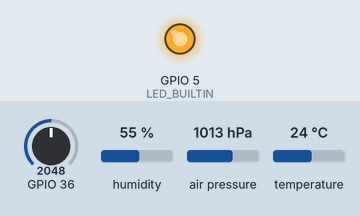
This sketch was run on a simulated ESP32. Shown: output pins drawn as LEDs (lit = HIGH). Inputs (shaded band) come from the test bench; at power-on: GPIO 36 = 2048, humidity 55 %, air pressure 1013 hPa, temperature 24 °C (analog values on the 0–4095 scale). WiFi joins after 1.5 s; servers stay silent unless stated; no MQTT or app messages arrive unless stated; what the sketch prints to the serial monitor is not drawn.

Above: at 2.1 s.
At 10.1 s:
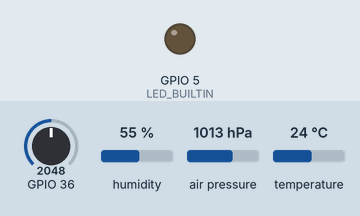
Timing chart, 0 to 22.5 s (numbered marks = the images above):
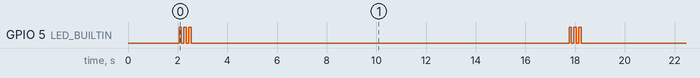

Measured:
- by itself, GPIO 5 (LED_BUILTIN): repeats every 15.7 s: 2 × (LOW 0.10 s, HIGH 0.10 s), LOW 15.2 s, HIGH 0.10 s

The sketch:

esp32-plant-sensor.ino
```cpp
// ESP32 WROOM Pinout - https://www.wemos.cc/en/latest/d32/d32_pro.html#pin
// libraries:           https://github.com/espressif/arduino-esp32/tree/master/libraries
// sensor humidity -    https://arduino-tutorials.net/tutorial/capacitive-soil-moisture-sensor-arduino
// espressif -          https://docs.espressif.com/projects/arduino-esp32/en/latest/api/deepsleep.html
// BMP280 sensor        https://arduino-projekte.info/produkt/bmp280-5v-temperatur-und-luftdrucksensor/
// PubSub / mqtt        https://github.com/knolleary/pubsubclient

#include "config.h"
#include <dummy.h>
#include <WiFi.h>

#include "WiFiClientSecure.h" // for TLS support (example: https://github.com/knolleary/pubsubclient/pull/851/files)
#include <PubSubClient.h>

#include <Wire.h>   // I2C
#include <Adafruit_Sensor.h>
#include <Adafruit_BME280.h>  // https://github.com/adafruit/Adafruit_BME280_Library/

#define LED_BUILTIN 5   // GPIO5

#define SOIL_SENSOR 36  // ADC1-CH0 (Sensor VP)


#define SEALEVELPRESSURE_HPA (1013.25)
#define I2C_ADDR_BME280 0x76
Adafruit_BME280 bme; // BME280 over I2C
//SCL -> GPIO22
//SDA -> GPIO21

int idx = 1;
struct Humidity {
  uint32_t value = 0;
  float percentage = 0.;
  // calibrare
  uint32_t min = 2500;  // uscat
  uint32_t max = 880;   // ud (in apa)
};
Humidity hu;

void callback(char* topic, byte* payload, unsigned int length) {
  Serial.println("Received from mqtt...");
}
const char* mqtt_server = MQTT_URL;
//WiFiClient wifiClient;
WiFiClientSecure wifiClient;
PubSubClient mqtt_client(mqtt_server, MQTT_PORT, callback, wifiClient);
const char* CA_cert = \
"-----BEGIN CERTIFICATE-----\n" \
"MIIFazCCA1OgAwIBAgIRAIIQz7DSQONZRGPgu2OCiwAwDQYJKoZIhvcNAQELBQAw\n" \
"TzELMAkGA1UEBhMCVVMxKTAnBgNVBAoTIEludGVybmV0IFNlY3VyaXR5IFJlc2Vh\n" \
"cmNoIEdyb3VwMRUwEwYDVQQDEwxJU1JHIFJvb3QgWDEwHhcNMTUwNjA0MTEwNDM4\n" \
"WhcNMzUwNjA0MTEwNDM4WjBPMQswCQYDVQQGEwJVUzEpMCcGA1UEChMgSW50ZXJu\n" \
"ZXQgU2VjdXJpdHkgUmVzZWFyY2ggR3JvdXAxFTATBgNVBAMTDElTUkcgUm9vdCBY\n" \
"MTCCAiIwDQYJKoZIhvcNAQEBBQADggIPADCCAgoCggIBAK3oJHP0FDfzm54rVygc\n" \
"h77ct984kIxuPOZXoHj3dcKi/vVqbvYATyjb3miGbESTtrFj/RQSa78f0uoxmyF+\n" \
"0TM8ukj13Xnfs7j/EvEhmkvBioZxaUpmZmyPfjxwv60pIgbz5MDmgK7iS4+3mX6U\n" \
"A5/TR5d8mUgjU+g4rk8Kb4Mu0UlXjIB0ttov0DiNewNwIRt18jA8+o+u3dpjq+sW\n" \
"T8KOEUt+zwvo/7V3LvSye0rgTBIlDHCNAymg4VMk7BPZ7hm/ELNKjD+Jo2FR3qyH\n" \
"B5T0Y3HsLuJvW5iB4YlcNHlsdu87kGJ55tukmi8mxdAQ4Q7e2RCOFvu396j3x+UC\n" \
"B5iPNgiV5+I3lg02dZ77DnKxHZu8A/lJBdiB3QW0KtZB6awBdpUKD9jf1b0SHzUv\n" \
"KBds0pjBqAlkd25HN7rOrFleaJ1/ctaJxQZBKT5ZPt0m9STJEadao0xAH0ahmbWn\n" \
"OlFuhjuefXKnEgV4We0+UXgVCwOPjdAvBbI+e0ocS3MFEvzG6uBQE3xDk3SzynTn\n" \
"jh8BCNAw1FtxNrQHusEwMFxIt4I7mKZ9YIqioymCzLq9gwQbooMDQaHWBfEbwrbw\n" \
"qHyGO0aoSCqI3Haadr8faqU9GY/rOPNk3sgrDQoo//fb4hVC1CLQJ13hef4Y53CI\n" \
"rU7m2Ys6xt0nUW7/vGT1M0NPAgMBAAGjQjBAMA4GA1UdDwEB/wQEAwIBBjAPBgNV\n" \
"HRMBAf8EBTADAQH/MB0GA1UdDgQWBBR5tFnme7bl5AFzgAiIyBpY9umbbjANBgkq\n" \
"hkiG9w0BAQsFAAOCAgEAVR9YqbyyqFDQDLHYGmkgJykIrGF1XIpu+ILlaS/V9lZL\n" \
"ubhzEFnTIZd+50xx+7LSYK05qAvqFyFWhfFQDlnrzuBZ6brJFe+GnY+EgPbk6ZGQ\n" \
"3BebYhtF8GaV0nxvwuo77x/Py9auJ/GpsMiu/X1+mvoiBOv/2X/qkSsisRcOj/KK\n" \
"NFtY2PwByVS5uCbMiogziUwthDyC3+6WVwW6LLv3xLfHTjuCvjHIInNzktHCgKQ5\n" \
"ORAzI4JMPJ+GslWYHb4phowim57iaztXOoJwTdwJx4nLCgdNbOhdjsnvzqvHu7Ur\n" \
"TkXWStAmzOVyyghqpZXjFaH3pO3JLF+l+/+sKAIuvtd7u+Nxe5AW0wdeRlN8NwdC\n" \
"jNPElpzVmbUq4JUagEiuTDkHzsxHpFKVK7q4+63SM1N95R1NbdWhscdCb+ZAJzVc\n" \
"oyi3B43njTOQ5yOf+1CceWxG1bQVs5ZufpsMljq4Ui0/1lvh+wjChP4kqKOJ2qxq\n" \
"4RgqsahDYVvTH9w7jXbyLeiNdd8XM2w9U/t7y0Ff/9yi0GE44Za4rF2LN9d11TPA\n" \
"mRGunUHBcnWEvgJBQl9nJEiU0Zsnvgc/ubhPgXRR4Xq37Z0j4r7g1SgEEzwxA57d\n" \
"emyPxgcYxn/eR44/KJ4EBs+lVDR3veyJm+kXQ99b21/+jh5Xos1AnX5iItreGCc=\n" \
"-----END CERTIFICATE-----";


// the setup function runs once when you press reset or power the board
void setup() {

  // initialize serial communication at 115200 bits per second:
  Serial.begin(9600);

  // initialize digital pin LED_BUILTIN as an output.
  pinMode(LED_BUILTIN, OUTPUT);

  //set ADC resolution to 12 bits (0-4096)
  analogReadResolution(12);  // (optional) 12 is default

  initBME280(); // init BME280 lib

  connectToWifi();

  connectToMQTT();
}

// the loop function runs over and over again forever
void loop() {

  blinkLed(3);

  Serial.print(idx); Serial.println(".");
  readSoilHumidity(SOIL_SENSOR, hu);
  readBME280();  // air temp & pressure

  if (mqtt_client.connected()) {
    Serial.print("sending to mqtt...");

    char buffer[8];

    // sending soil humidity
    snprintf (buffer, sizeof(buffer), "%d", hu.value);
    mqtt_client.publish("sensors/experiment/soil_humidity/value", buffer, true);
    snprintf (buffer, sizeof(buffer), "%f", hu.percentage);
    mqtt_client.publish("sensors/experiment/soil_humidity/percent", buffer, true);

    // sending other data
    snprintf (buffer, sizeof(buffer), "%f", bme.readPressure()/ 100.0F);
    mqtt_client.publish("sensors/experiment/air_pressure/value", buffer, true);
    snprintf (buffer, sizeof(buffer), "%f", bme.readTemperature());
    mqtt_client.publish("sensors/experiment/air_temperature/value", buffer, true);
    snprintf (buffer, sizeof(buffer), "%f", bme.readHumidity());
    mqtt_client.publish("sensors/experiment/air_humidity/value", buffer, true);
    snprintf (buffer, sizeof(buffer), "%f", bme.readAltitude(SEALEVELPRESSURE_HPA));
    mqtt_client.publish("sensors/experiment/altitude/value", buffer, true);

    Serial.println("done.");
  } else {
    Serial.println("Skip mqtt: not connected");
  }

  Serial.println();
  idx++;
  delay(15000);  // wait
}

//
void connectToWifi() {
  // We start by connecting to a WiFi network
  WiFi.begin(WIFI_SSID, WIFI_PASSWORD);

  Serial.print("\nWaiting for WiFi... ");
  while (WiFi.status() != WL_CONNECTED) {
    Serial.print(".");
    delay(500);
  }
  Serial.println("");
  Serial.println("WiFi connected");
  Serial.println("IP address: ");
  Serial.println(WiFi.localIP());
  delay(500);
}

void connectToMQTT() {

  Serial.print("\nConnecting to MQTT... ");
  //mqtt_client.setServer(mqtt_server, 1883);
  wifiClient.setCACert(CA_cert);          // add Root CA certificate
  if (mqtt_client.connect("esp32", MQTT_USERNAME, MQTT_PASSWORD)) {
    Serial.println("Connected to MQTT");
    //client.publish("outTopic","hello world");
    //client.setCallback(callback);
  } else {
    Serial.println("Failed to connect to MQTT");
    Serial.print("mqtt_client state: ");Serial.println(mqtt_client.state());

    char lastError[100];
    wifiClient.lastError(lastError,100);  //Get the last error for WiFiClientSecure
    Serial.print("TLS state"); Serial.print(lastError);
    //block();
  }
}

/*
  // subscribe to mqtt
  void callback(char* topic, byte* message, unsigned int length) {
  Serial.print("Message arrived on topic: ");
  Serial.print(topic);
  Serial.print(". Message: ");
  String messageTemp;

  for (int i = 0; i < length; i++) {
    Serial.print((char)message[i]);
    messageTemp += (char)message[i];
  }
  Serial.println();

  // Feel free to add more if statements to control more GPIOs with MQTT

  // If a message is received on the topic esp32/output, you check if the message is either "on" or "off".
  // Changes the output state according to the message
  if (String(topic) == "esp32/output") {
    Serial.print("Changing output to ");
    if(messageTemp == "on"){
      Serial.println("on");
      digitalWrite(ledPin, HIGH);
    }
    else if(messageTemp == "off"){
      Serial.println("off");
      digitalWrite(ledPin, LOW);
    }
  }
}*/

void initBME280() {
  Serial.println(F("BME280 test"));
  unsigned status = bme.begin(I2C_ADDR_BME280);
  // You can also pass in a Wire library object like &Wire2
  // status = bme.begin(0x76, &Wire2)
  if (!status) {
      Serial.println("Could not find a valid BME280 sensor, check wiring, address, sensor ID!");
      Serial.print("SensorID was: 0x"); Serial.println(bme.sensorID(),16);
      Serial.print("        ID of 0xFF probably means a bad address, a BMP 180 or BMP 085\n");
      Serial.print("   ID of 0x56-0x58 represents a BMP 280,\n");
      Serial.print("        ID of 0x60 represents a BME 280.\n");
      Serial.print("        ID of 0x61 represents a BME 680.\n");
      block();
  }
}

void block() {
  while (1) delay(10);
}

void readBME280() {
  //Get pressure value
  float pressure = bme.readPressure();
  float temperature = bme.readTemperature();
  float humidity = bme.readHumidity();

  //Print the results
  Serial.print("Temperature: "); Serial.print(temperature);Serial.println("°C");
  Serial.print("Pressure: ");Serial.print(pressure / 100.0F); Serial.println("hPa");
  Serial.print("Approx. Altitude = "); Serial.print(bme.readAltitude(SEALEVELPRESSURE_HPA));Serial.println(" m");
  Serial.print("Air Humidity = "); Serial.print(humidity); Serial.println(" %");

  Serial.println();
}


void readSoilHumidity(int gpio, Humidity& hum) {
  hum.value = analogRead(gpio);
  if (hum.value > hum.min) hum.min = hum.value;                                // update min
  if (hum.value < hum.max) hum.max = hum.value;                                // update max
  hum.percentage = (float)(hum.min - hum.value) * 100 / (hum.min - hum.max);  // humidity in percent

  Serial.print("Soil humidity: "); Serial.print(hu.percentage);Serial.print("%");
  Serial.print("\t("); Serial.print(hu.value); Serial.println(")");
}

void blinkLed(int times) {
  for (int i = 0; i < times; i++) {
    digitalWrite(LED_BUILTIN, HIGH);
    delay(100);
    digitalWrite(LED_BUILTIN, LOW);
    delay(100);
  }
}
```

config.h
```cpp
#ifndef CONFIG_H
#define CONFIG_H

#define WIFI_SSID "your WIFI name"
#define WIFI_PASSWORD "your WIFI password"

#define MQTT_URL "MQTT service URL"
#define MQTT_PORT 1883
#define MQTT_USERNAME "your MQTT username"
#define MQTT_PASSWORD "your MQTT password"

#endif
```
